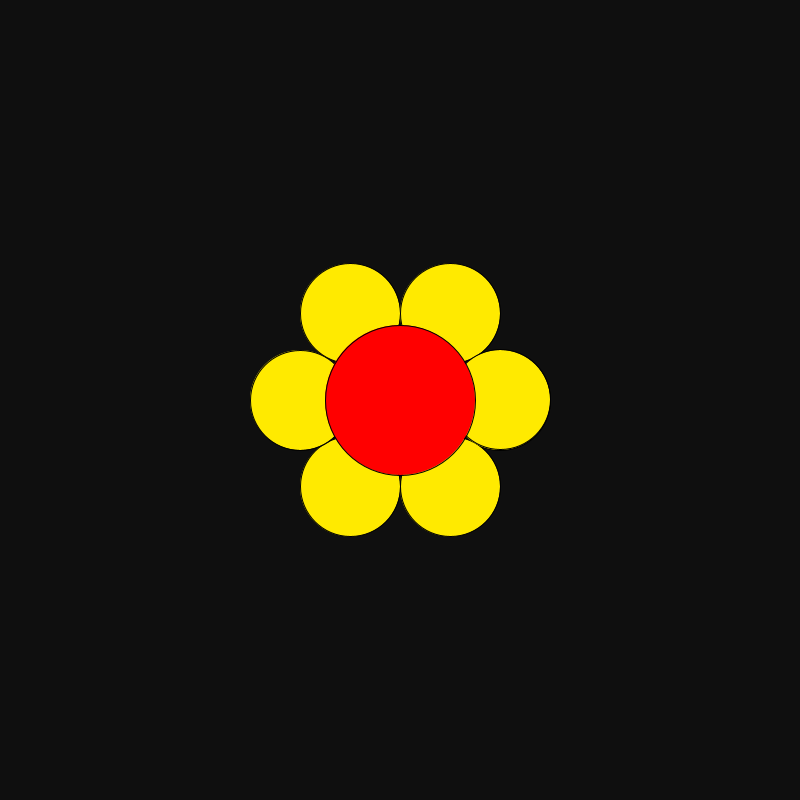
Frame 1 (no input)
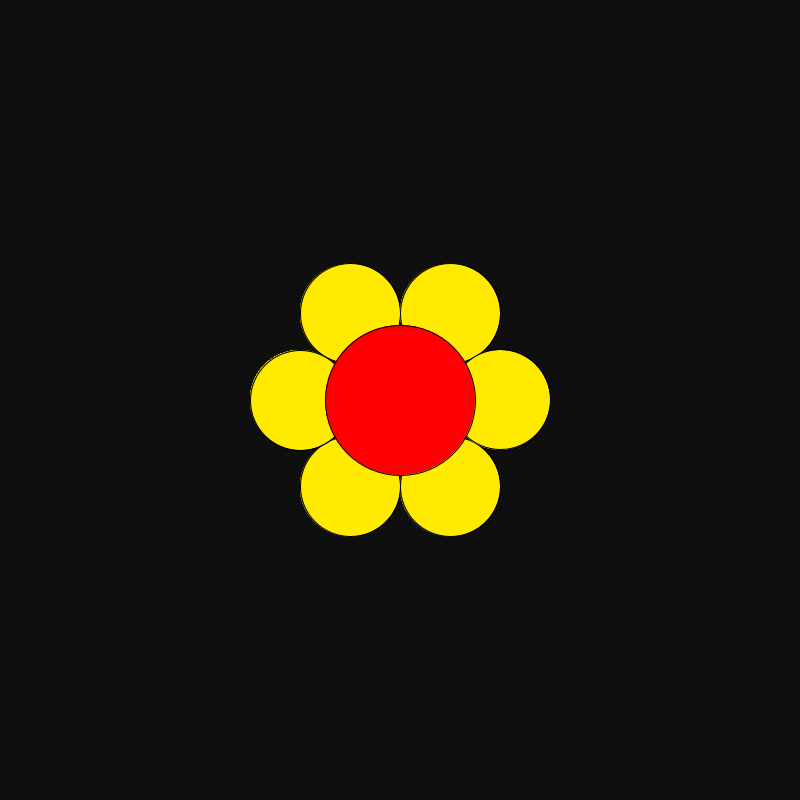
Frame 60 (the mouse pressed at the canvas centre just before this capture)
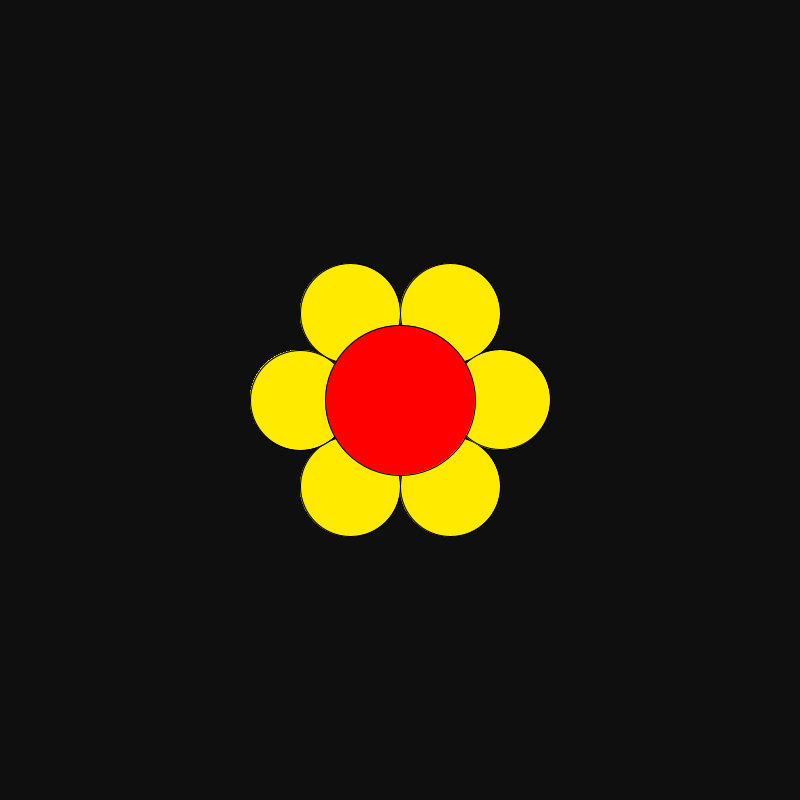
Frame 120 (the mouse held since frame 60 and released just before this capture)

The Processing sketch that drew these frames (run headless with seeded random() and noise(); from frame 60 on, the mouse is pressed at the canvas centre):

// Processing sketch: FlowerB_Object
// ── FlowerB_Object.pde
Flower myFlower;

void setup() {
  size(800,800);
  background(#0F0F0F);
  
  int r_bloom = 100;
  int n_bloom = 6;
  float xCenter = width/2;
  float yCenter = height/2;
  int bloomcolor = (#FFEA00);
  
  myFlower = new Flower(r_bloom, n_bloom, xCenter, yCenter, bloomcolor);
}

void draw() {
  myFlower.display();
}

// ── FlowerB_Class.pde
class Flower {
  
  // Variables
  float r_bloom;    // radius of flower bloom
  int n_bloom;     // number of blooms
  float xCenter;   // x-position of flowercenter
  float yCenter;   // y-position of flowercenter
  int bloomcolor;  // color of blooms
  
Flower(float temp_r_bloom, int temp_n_bloom, float temp_xCenter, float temp_yCenter, int temp_bloomcolor) {
  r_bloom = temp_r_bloom;
  n_bloom = temp_n_bloom;
  xCenter = temp_xCenter;
  yCenter = temp_yCenter;
  bloomcolor = temp_bloomcolor;
}
  
void display() {
  float ballX;
  float ballY;
  
  fill(bloomcolor);
  for (float i=0; i<PI*2; i=i+2*PI/n_bloom) {
    ballX = xCenter + r_bloom*cos(i);
    ballY = yCenter + r_bloom*sin(i);
    ellipse(ballX,ballY,r_bloom,r_bloom);
  }
  fill(255,0,0);
  ellipse(xCenter,yCenter,r_bloom*1.5,r_bloom*1.5);
  
}
}
